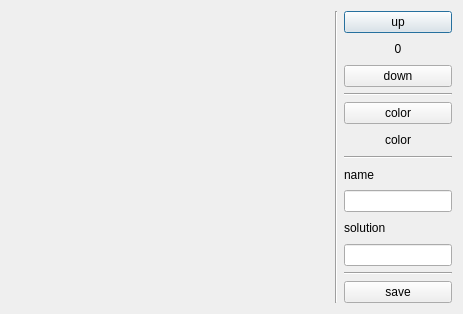
<?xml version="1.0" encoding="UTF-8"?>
<ui version="4.0">
 <class>EditorDialog</class>
 <widget class="QDialog" name="EditorDialog">
  <property name="geometry">
   <rect>
    <x>0</x>
    <y>0</y>
    <width>463</width>
    <height>314</height>
   </rect>
  </property>
  <property name="windowTitle">
   <string>Dialog</string>
  </property>
  <layout class="QHBoxLayout" name="horizontalLayout" stretch="1,0,0">
   <item>
    <widget class="QStackedWidget" name="editorStackedWidget">
     <widget class="QWidget" name="page0"/>
     <widget class="QWidget" name="page1"/>
     <widget class="QWidget" name="page2"/>
     <widget class="QWidget" name="page3"/>
     <widget class="QWidget" name="page4"/>
     <widget class="QWidget" name="page5"/>
     <widget class="QWidget" name="page6"/>
     <widget class="QWidget" name="page7"/>
     <widget class="QWidget" name="page8"/>
     <widget class="QWidget" name="page9"/>
    </widget>
   </item>
   <item>
    <widget class="Line" name="line_4">
     <property name="orientation">
      <enum>Qt::Vertical</enum>
     </property>
    </widget>
   </item>
   <item>
    <layout class="QVBoxLayout" name="verticalLayout_2">
     <item>
      <widget class="QPushButton" name="upButton">
       <property name="text">
        <string>up</string>
       </property>
      </widget>
     </item>
     <item>
      <widget class="QLabel" name="levelLabel">
       <property name="text">
        <string>0</string>
       </property>
       <property name="alignment">
        <set>Qt::AlignCenter</set>
       </property>
      </widget>
     </item>
     <item>
      <widget class="QPushButton" name="downButton">
       <property name="text">
        <string>down</string>
       </property>
      </widget>
     </item>
     <item>
      <widget class="Line" name="line">
       <property name="orientation">
        <enum>Qt::Horizontal</enum>
       </property>
      </widget>
     </item>
     <item>
      <widget class="QPushButton" name="colorButton">
       <property name="text">
        <string>color</string>
       </property>
      </widget>
     </item>
     <item>
      <widget class="QLabel" name="colorLabel">
       <property name="autoFillBackground">
        <bool>true</bool>
       </property>
       <property name="text">
        <string>color</string>
       </property>
       <property name="alignment">
        <set>Qt::AlignCenter</set>
       </property>
      </widget>
     </item>
     <item>
      <widget class="Line" name="line_3">
       <property name="orientation">
        <enum>Qt::Horizontal</enum>
       </property>
      </widget>
     </item>
     <item>
      <widget class="QLabel" name="label">
       <property name="text">
        <string>name</string>
       </property>
      </widget>
     </item>
     <item>
      <widget class="QLineEdit" name="nameEdit"/>
     </item>
     <item>
      <widget class="QLabel" name="label_2">
       <property name="text">
        <string>solution</string>
       </property>
      </widget>
     </item>
     <item>
      <widget class="QLineEdit" name="solutionEdit"/>
     </item>
     <item>
      <widget class="Line" name="line_2">
       <property name="orientation">
        <enum>Qt::Horizontal</enum>
       </property>
      </widget>
     </item>
     <item>
      <widget class="QPushButton" name="saveButton">
       <property name="text">
        <string>save</string>
       </property>
      </widget>
     </item>
    </layout>
   </item>
  </layout>
 </widget>
 <resources/>
 <connections/>
</ui>
